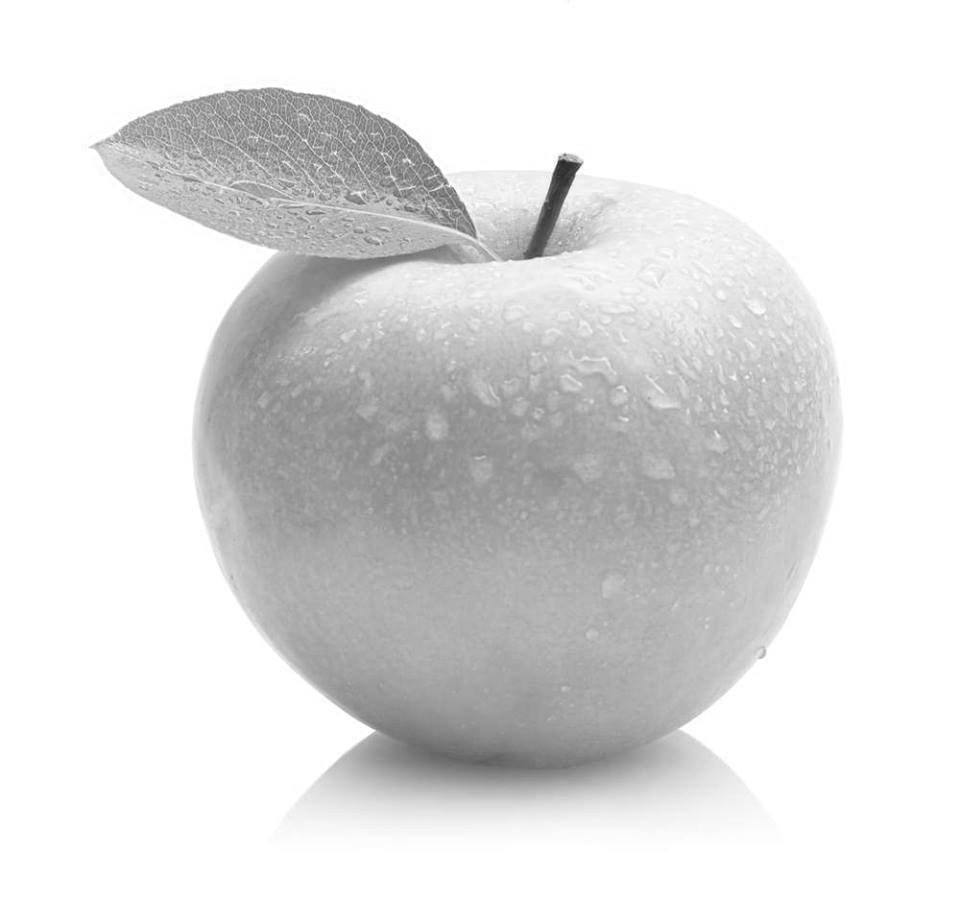
#> input picture data/apple2.png, 960 x 901 px, given in place of apple100.png, which was not available
$ python main.py
#> lines starting #> are read from the running program, lines starting #| are printed output that depends on the picture; long printed decimals are rounded; pictures that were not available may be replaced by others from this repository, and a replacement may not be noted
### src/clicker.py
import matplotlib.pyplot as plt
import math
import time


class CoordSelector:
    def __init__(self, image, r):
        self.image = image
        self.r = r

        self.fig = plt.figure()
        self.fig.canvas.mpl_connect('button_press_event', self.onclick)
        self.resultx = 0
        self.resulty = 0

    # [21 lines left out: function onclick, not called in this run]

    def create_device(self):
        plt.imshow(self.image, cmap='gray')
        plt.show()
        return self.resultx, self.resulty


def select_coord_on_img(img, R):
    devcr = CoordSelector(img, R)
    x, y = devcr.create_device()
    return x, y

### src/distr.py
import numpy as np
import matplotlib.pyplot as plt


class Distr:
    def __init__(self, max, min, sample=None):
        self.max = max
        self.min = min
        self.uniform = False

        if sample is None:
            self.uniform = True

        self.sample = sample

    def get_p_of_event(self, val_1, val_2):

        if val_1 < val_2:
            left = val_1
            right = val_2

        elif val_1 > val_2:
            left = val_2
            right = val_1

        elif val_1 == val_2:
            return 0

        if self.uniform:
            return (right - left) / (self.max - self.min)

        counts = [el for el in self.sample if left <= el <= right]

        return len(counts) / len(self.sample)

    def draw(self):
        if not self.uniform:
            fig, ax = plt.subplots()
            plt.hist(self.sample, density=True, edgecolor="black")
            plt.show()
        else:

            fig, ax = plt.subplots()
            tmp_sample = np.random.uniform(self.min, self.max, 200)
            plt.hist(tmp_sample, density=True, edgecolor="black")
            plt.show()

        return fig

    def get_mean(self):
        if not self.uniform:
            return np.mean(self.sample)
        else:
            return (self.max + self.min) / 2

### src/main.py
import cv2
import random

from clicker import select_coord_on_img
from distr import *
from tqdm import tqdm
from random import randint

def open_img(root, num):
#> called with root = '../data/apple', num = 100
    pic = cv2.imread(root + str(num) + '.png', cv2.IMREAD_UNCHANGED)
#> pic is the input picture: shape (901, 960); min 37, max 255, mean 223.4
    return pic


def show_img(img):
    plt.imshow(img, cmap="gray")
    plt.show()


def calc_mean(img, r, coords):
    sample = []
    back_col = 255

    rect_x = int(coords[0] - r / 2)
    rect_y = int(coords[1] - r / 2)

    for i in range(rect_x, rect_x + r):
        for j in range(rect_y, rect_y + r):
            if i < img.shape[0] and j < img.shape[1]:
                sample.append(img[i][j])
            else:
                sample.append(back_col)
    return np.mean(sample)


def get_data_from_user(img):
    show_img(img)

    r_1 = int(input("Enter first radius: "))
    x_1, y_1 = select_coord_on_img(img, r_1)

    r_2 = int(input("Enter second radius: "))
    x_2, y_2 = select_coord_on_img(img, r_2)

    u = (x_2 - x_1, y_2 - y_1)

    etalon_1 = calc_mean(img, r_1, (x_1, y_1))
    etalon_2 = calc_mean(img, r_2, (x_2, y_2))

    plt.imshow(img, cmap="gray")
    rect_1 = plt.Rectangle((x_1 - r_1 / 2, y_1 - r_1 / 2), width=r_1, height=r_1, fc='blue', alpha=0.4)
    rect_2 = plt.Rectangle((x_2 - r_2 / 2, y_2 - r_2 / 2), width=r_2, height=r_2, fc='blue', alpha=0.4)

    plt.gca().add_patch(rect_1)
    plt.gca().add_patch(rect_2)
    plt.show()

    return r_1, r_2, u, etalon_1, etalon_2


def measure_momental_profit(distr, real_value, new_predict, curr_predict=None):
    if curr_predict is None:
        curr_predict = distr.get_mean()

    curr_profit = 1 - distr.get_p_of_event(real_value, curr_predict)
    new_profit = 1 - distr.get_p_of_event(real_value, new_predict)
    momental_profit = new_profit - curr_profit

    return momental_profit


def get_one_pixel_sample(sample_size: int, img) -> list:
#> called with sample_size = 10
    full_sample = img.ravel()
    S_1 = [random.choice(full_sample) for _ in range(sample_size)]
#> S_1 = [199, 255, 143, 255, 230, 167, 192, 158, 255, 146]

    return S_1


def get_sample_for_bio_sensor(sensor_radius: int, sample_size: int, img) -> list:
    full_sample = img.ravel()
    r_squared = sensor_radius ** 2
    S_r = []

    for _ in range(sample_size):
        left = random.randint(0, len(full_sample) - r_squared)
        right = left + r_squared

        S_r.append(np.mean(full_sample[left:right]))

    return S_r


def get_means_sample(img, r, size):
    back_color = 255

    means_sample = []
    pix_sample = []

    for _ in tqdm(range(size)):
        x = randint(0, img.shape[0] - 1)
        y = randint(0, img.shape[1] - 1)

        for i in range(x, x + r):
            for j in range(y, y + r):
                if i < img.shape[0] and j < img.shape[1]:
                    pix_sample.append(img[i][j])
                else:
                    pix_sample.append(back_color)

        means_sample.append(np.mean(pix_sample))
        print(len(pix_sample))
        pix_sample = []

    return means_sample


root = '../data/apple'
img_num = 100
img = open_img(root, img_num)
sample = img.ravel()
print(get_one_pixel_sample(10, img))
#| [199, 255, 143, 255, 230, 167, 192, 158, 255, 146]
print(get_sample_for_bio_sensor(4, 10, img))
#> the loop in get_sample_for_bio_sensor, `for _ in range(sample_size):` made 10 passes
#> (left, right) on passes 1 to 10: (499748, 499764), (375441, 375457), (611720, 611736), (229053, 229069), (529202, 529218), (146039, 146055), (295528, 295544), (146534, 146550), (792518, 792534), (99437, 99453)
#> after the loop in get_sample_for_bio_sensor, `for _ in range(sample_size):`: S_r = [164.5, 255, 255, 195.9, 181.4, 200.6, 242.2, 255, 243.8, 255]
#| [164.5, 255.0, 255.0, 195.9375, 181.375, 200.625, 242.1875, 255.0, 243.75, 255.0]

r_1, r_2, u, etalon_1, etalon_2 = get_data_from_user(img)
#> the answer given: 3
#> in select_coord_on_img, `x, y = devcr.create_device()`: x = 0
#> the answer given: 3
#> in get_data_from_user, `u = (x_2 - x_1, y_2 - y_1)`: u = (0, 0)
#> after the loop in calc_mean, `for i in range(rect_x, rect_x + r):`: sample = [255, 255, 255, 255, 255, 255, 255, 255, 255]
#> in get_data_from_user, `etalon_1 = calc_mean(img, r_1, (x_1, y_1))`: etalon_1 = 255
#> in get_data_from_user, `plt.show()`:
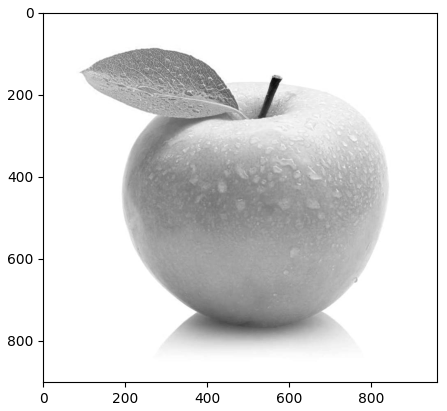
#> figure drawn by matplotlib, 1 panel
#> r_1 = 3; r_2 = 3; u = (0, 0); etalon_1 = 255; etalon_2 = 255

my_distr = Distr(0, 255, sorted(sample))
#> in __init__, `self.sample = sample`: self.sample = 864960 items
my_distr.draw()
#> in draw, `plt.show()`:
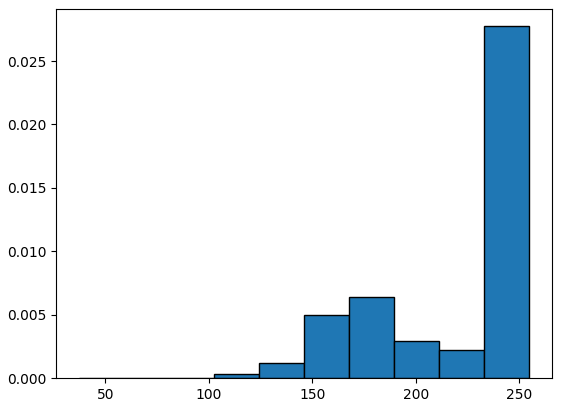
#> figure drawn by matplotlib, 1 panel; tallest bar 0.0277 high, from x = 233.2 to 255
print(measure_momental_profit(my_distr, 90, 105))
#> in measure_momental_profit, `curr_predict = distr.get_mean()`: curr_predict = 223.4
#> in get_p_of_event, `counts = [el for el in self.sample if left <= el <= right]`: counts = 320271 items
#> in measure_momental_profit, `curr_profit = 1 - distr.get_p_of_event(real_value, curr_predict)`: curr_profit = 0.63
#> in measure_momental_profit, `new_profit = 1 - distr.get_p_of_event(real_value, new_predict)`: new_profit = 0.999
#> in measure_momental_profit, `momental_profit = new_profit - curr_profit`: momental_profit = 0.369
#| 0.3693

print(get_means_sample(img, 10, 200))
#> the loop in get_means_sample, `for _ in tqdm(range(size)):` made 200 passes
#| 100
#| 100
#| 100
#| 100
#| 100
#| 100
#| 100
#| 100
#> (further printed lines are left out)
#> after the loop in get_means_sample, `for _ in tqdm(range(size)):`: means_sample = 200 values, max 255 at index 0, min 112.4 at index 122, mean 231.9
#> (printed output is left out)
